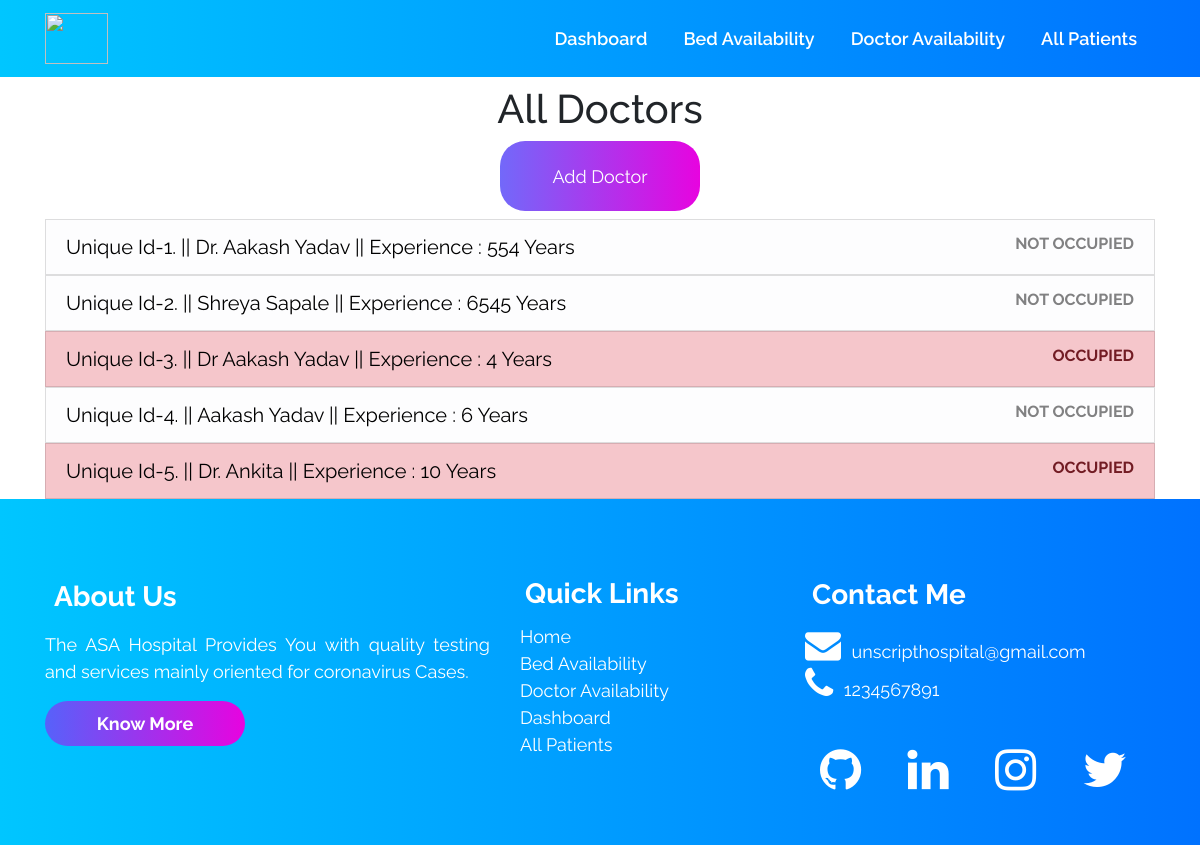
/doctoravailability/, run on an earlier commit of the app's database.
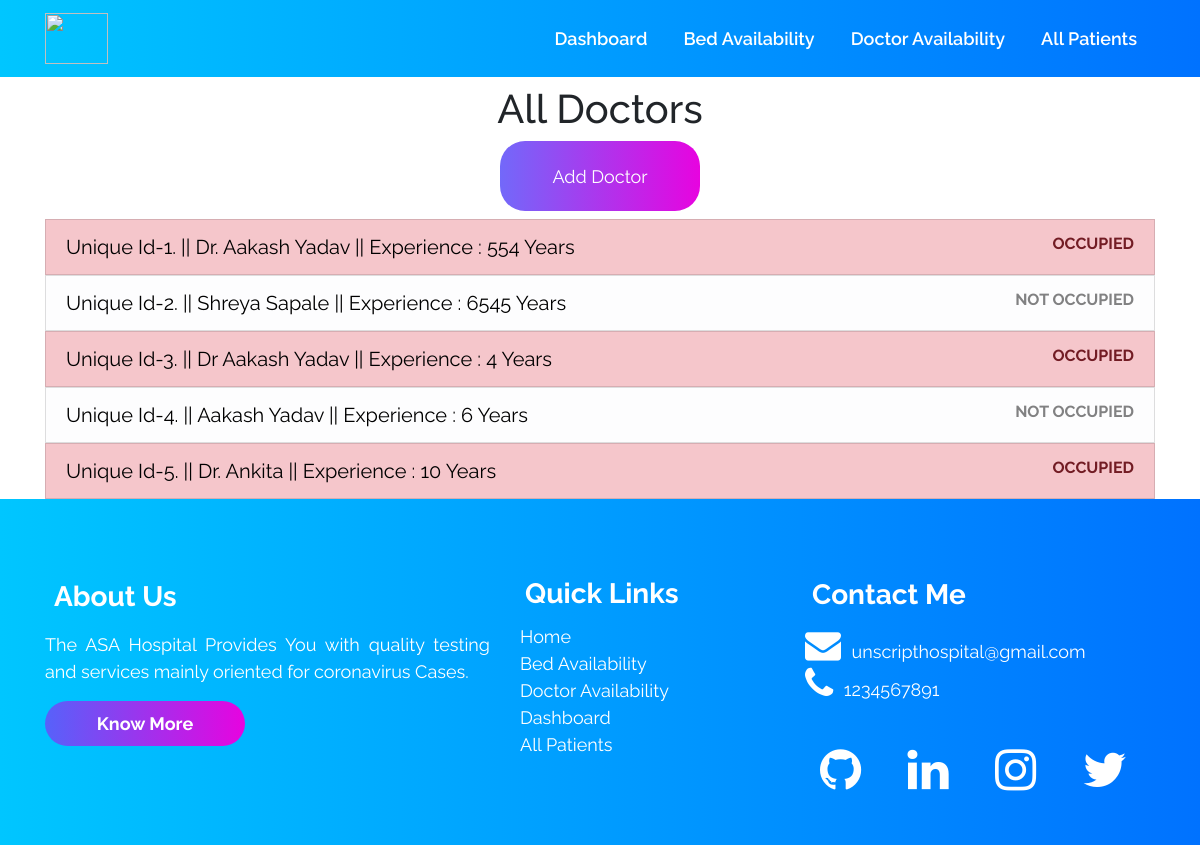
And on a later commit of the database.
### accounts/models.py (models this page shows, shortened)
class Doctor (models.Model):
    doctor_id = models.AutoField(primary_key=True)
    name = models.CharField(max_length=500, default="")
    phone = models.CharField(default="", max_length=500)
    experience_in_years = models.IntegerField(default=0)
    occupied = models.BooleanField(default=False)

### accounts/views.py (the view)
# urls.py: path("doctoravailability/", views.doctoravailability,
def doctoravailability(request):
    all_doctor_objects = Doctor.objects.all()
    context = {'all_doctors': all_doctor_objects}
    return render(request, 'doctoravailability.html', context)

### templates/doctoravailability.html (shortened to what this page needs)
{% extends 'innerbase.html' %}
{% load static %}
{% block cssLinks %}
<link rel="stylesheet" href="{% static 'css/doctoravailability.css' %}">
{% endblock %}
{% block body %}
<div class="container">
    <h1 class="text-center heading my-2">All Doctors</h1>
    <div class="container text-center my-2">
        <a href="/adddoctor">
            <button class="commonbuttons text-center">Add Doctor</button>
        </a>
    </div>
    <ul class="list-group">
        {% for doctor in all_doctors %}
        <a href="/doctors/{{doctor.doctor_id}}" style="text-decoration: none;">
            <li class="list-group-item list-group-item-action
        {% if doctor.occupied %} list-group-item-danger {% else %} list-group-item-light {% endif %}
        ">
                <div class="row">
                    <div class="col-md-9 header-of-list">
                        Unique Id-{{doctor.pk}}. || {{doctor.name}} || Experience :
                        {{doctor.experience_in_years}} Years
                    </div>
                    <div class="col-md-3 text-right">
                        <b>
                            {% if doctor.occupied %} OCCUPIED {% else %} NOT OCCUPIED {% endif %}
                        </b>
                    </div>
                </div>
            </li>
        </a>
        {% empty %}
        <li class="list-group-item list-group-item-action">NO ITEMS ACCORDING TO YOUR SEARCH</li>
        {% endfor %}
    </ul>
</div>
{% endblock %}

What changed in the data, as far as the page shows it:
changed Doctor "Dr. Aakash Yadav": occupied "NOT OCCUPIED" → "OCCUPIED"
